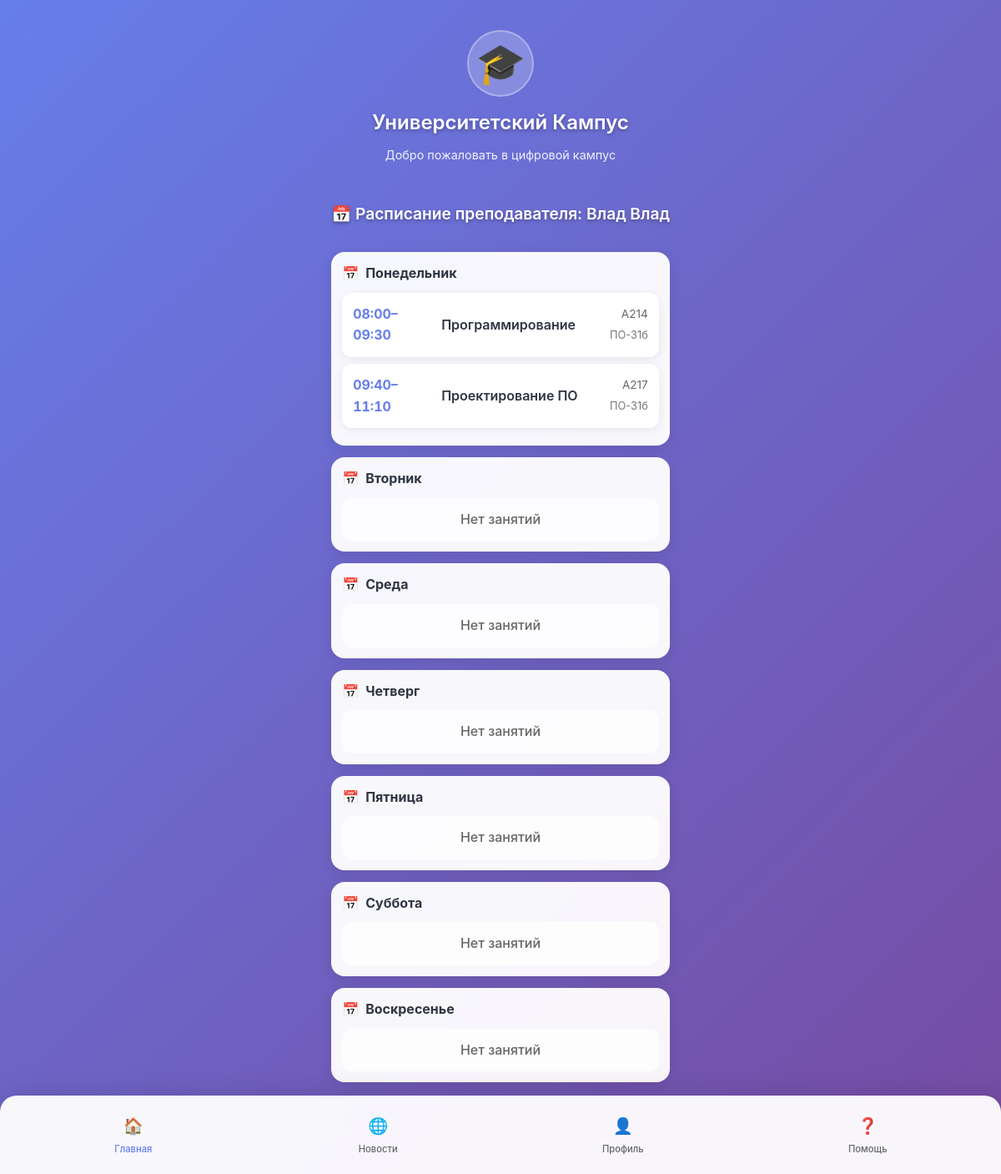
/teacher_schedule/, run on an earlier commit of the app's database.
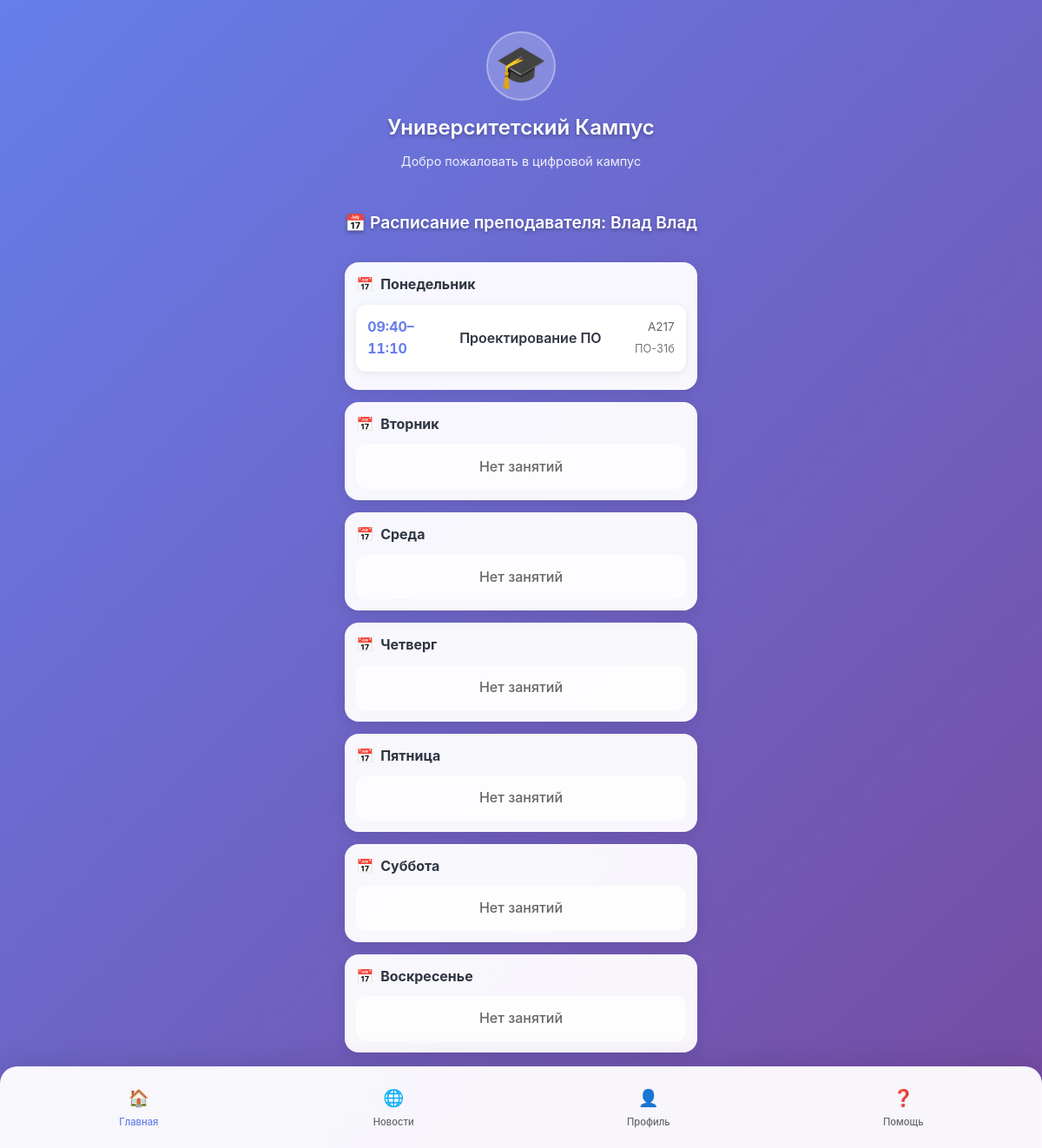
And on a later commit of the database.
### main/models.py (models this page shows, shortened)
class ScheduleSlot(models.Model):
    WEEKDAY = [
        (1, "Понедельник"),
        (2, "Вторник"),
        (3, "Среда"),
        (4, "Четверг"),
        (5, "Пятница"),
        (6, "Суббота"),
        (7, "Воскресенье"),
    ]
    PARITY = [
        ("all", "Каждую"),
        ("odd", "Нечётные"),
        ("even", "Чётные"),
    ]
    university = models.ForeignKey(
        University, on_delete=models.CASCADE, related_name="schedule_slots", verbose_name="Университет"
    )
    teaching = models.ForeignKey(
        Teaching, on_delete=models.CASCADE, related_name="schedule_slots", verbose_name="Курс (Teaching)"
    )
    groups = models.ManyToManyField(
        StudentGroup, related_name="schedule_slots", blank=True, verbose_name="Группы"
    )
    weekday = models.PositiveSmallIntegerField(choices=WEEKDAY, verbose_name="День недели")
    start_time = models.TimeField(verbose_name="Начало")
    end_time = models.TimeField(verbose_name="Конец")
    week_parity = models.CharField(
        max_length=5, choices=PARITY, default="all", verbose_name="Чётность недели"
    )
    start_date = models.DateField(verbose_name="Дата начала периода")
    end_date = models.DateField(verbose_name="Дата окончания периода")
    building = models.CharField(max_length=64, blank=True, verbose_name="Корпус")
    room = models.CharField(max_length=32, blank=True, verbose_name="Аудитория")
    note = models.CharField(max_length=128, blank=True, verbose_name="Примечание")
    created_at = models.DateTimeField(auto_now_add=True)
    updated_at = models.DateTimeField(auto_now=True)
    class Meta:
        ordering = ["weekday", "start_time"]
        indexes = [
            models.Index(fields=["university", "weekday", "start_time"]),
            models.Index(fields=["start_date", "end_date"]),
        ]
    def applies_on_date(self, date_obj, term_start=None):
        if not (self.start_date <= date_obj <= self.end_date):
            return False
        if self.weekday != date_obj.isoweekday():
            return False
    def effective_for_date(self, date_obj):
        if not self.applies_on_date(date_obj):
            return None

class Teaching(models.Model):
    teacher = models.ForeignKey(Teacher, on_delete=models.CASCADE, related_name='teachings')
    curriculum = models.ForeignKey(Curriculum, on_delete=models.CASCADE, related_name='teachings')
    group = models.ForeignKey(StudentGroup, on_delete=models.SET_NULL, null=True, blank=True, related_name='teachings')
    academic_year = models.CharField(max_length=9)  # учбеный год
    semester_in_year = models.PositiveSmallIntegerField(choices=[(1, "осенний"), (2, "весенний")])
    class Meta:
        unique_together = [("teacher", "curriculum", "group", "academic_year")]
        indexes = [models.Index(fields=["academic_year"])]

class Curriculum(models.Model):
    SEMESTER_CHOICES = [(i, f"{i}") for i in range(1, 13)]
    program = models.ForeignKey(Program, on_delete=models.CASCADE, related_name='curriculum') # название учебной программы
    discipline = models.ForeignKey(Discipline, on_delete=models.PROTECT, related_name='curriculum_items') #дисциплна
    semester = models.PositiveSmallIntegerField(choices=SEMESTER_CHOICES) #семестр, в котором изучается программа
    hours = models.PositiveSmallIntegerField(default=0) # количество часов
    control_form = models.CharField(
        max_length=32,
        choices=[("exam", "Экзамен"), ("test", "Зачет"), ("diff_test", "Дифф. зачет")],
        default="exam"
    ) # форма оценивания
    class Meta:
        unique_together = [("program", "discipline", "semester")]

class Discipline(models.Model):
    code = models.CharField(max_length=32, blank=True)
    title = models.CharField(max_length=256)
    ects = models.DecimalField(max_digits=4, decimal_places=1, null=True, blank=True)
    class Meta:
        unique_together = [("code", "title")]

class StudentGroup(models.Model):
    university = models.ForeignKey('University', on_delete=models.CASCADE, related_name='groups', null=True)
    program = models.ForeignKey('Program', on_delete=models.PROTECT, related_name='groups') # программа обучения
    name = models.CharField(max_length=64)  # ПО-51
    admission_year = models.PositiveSmallIntegerField()  # год начала учебы
    curator = models.ForeignKey(
        Teacher, on_delete=models.SET_NULL, null=True, blank=True, related_name='curating_groups'
    )
    class Meta:
        unique_together = [("program", "name")]
        indexes = [models.Index(fields=["admission_year"])]
    def __str__(self):
        return self.name

### main/views/teacher.py (the view)
# urls.py: path('teacher_schedule/', views.teacher_schedule_view, name='teacher_schedule_view'),
def teacher_schedule_view(request):
    person = Person.objects.filter(pk=2).first()
    teacher = getattr(person, "teacher", None) if person else None
    if not teacher:
        return HttpResponseForbidden("Доступно только для преподавателя")
    today = timezone.localdate()
    slots = (
        ScheduleSlot.objects
        .filter(university_id=teacher.university_id)
        .filter(teaching__teacher_id=teacher.id)
        .select_related(
            "teaching",
            "teaching__curriculum",
            "teaching__curriculum__discipline",
            "teaching__teacher",
            "teaching__teacher__person",
        )
        .prefetch_related("groups", "exceptions")
        .distinct()
        .order_by("weekday", "start_time")
    )
    week = {i: [] for i in range(1, 8)}  # 1..7
    for slot in slots:
        week[slot.weekday].append({
            "slot": slot,
            "today_effective": slot.effective_for_date(today),
        })
    context = {
        "teacher": teacher,
        "week": week,
        "today": today,
    }
    return render(request, "main/schedule/teacher_schedule.html", context)

### main/templatetags/weekdays.py (called while the page is built)
@register.filter
def weekday_name(value):
    return WEEKDAY_NAMES.get(value, "")

### main/templates/main/schedule/teacher_schedule.html (shortened to what this page needs)
{% extends 'main/index.html' %}
{% load static %}
{% load weekdays %}
{% block extra_styles %}
    <link rel="stylesheet" href="{% static 'css/student_schedule.css' %}">
{% endblock %}
{% block content %}
    <section class="schedule-section">
        <h2 class="section-title">📅 Расписание
            преподавателя: {{ teacher.person.last_name }} {{ teacher.person.first_name }}</h2>
        {% for weekday, slots in week.items %}
            <div class="schedule-day">
                <h3 class="day-title">{{ weekday|weekday_name }}</h3>
                {% if slots %}
                    {% for s in slots %}
                        {% with slot=s.slot eff=s.today_effective %}
                            <div class="schedule-card{% if eff and eff.0 %} is-cancelled{% endif %}">
                                <div class="schedule-time">
                                    {% if eff %}
                                        {{ eff.1 }}–{{ eff.2 }}
                                    {% else %}
                                        {{ slot.start_time | date:"H:i"  }}–{{ slot.end_time | date:"H:i" }}
                                    {% endif %}
                                </div>
                                <div class="schedule-subject">
                                    {{ slot.teaching.curriculum.discipline.title }}
                                </div>
                                <div class="schedule-meta">
                                    {% if eff %}
                                        {{ eff.3 }} {{ eff.4 }}{% if eff.5 %} · {{ eff.5 }}{% endif %}
                                    {% else %}
                                        {{ slot.building }} {{ slot.room }}
                                    {% endif %}
                                    {% with gs=slot.groups.all %}
                                        {% if gs %}
                                            <div style="font-size:.8rem; color:#777; margin-top:4px;">
                                                {{ gs|join:", " }}
                                            </div>
                                        {% endif %}
                                    {% endwith %}
                                </div>
                            </div>
                        {% endwith %}
                    {% endfor %}
                {% else %}
                    <div class="schedule-empty">Нет занятий</div>
                {% endif %}
            </div>
        {% endfor %}
    </section>
{% endblock %}

What changed in the data, as far as the page shows it:
removed ScheduleSlot: slot.start_time "08:00", slot.end_time "09:30", slot.teaching.curriculum.discipline "Программирование", slot.room "А214", {{ gs|join:", " }} "ПО-31б"
